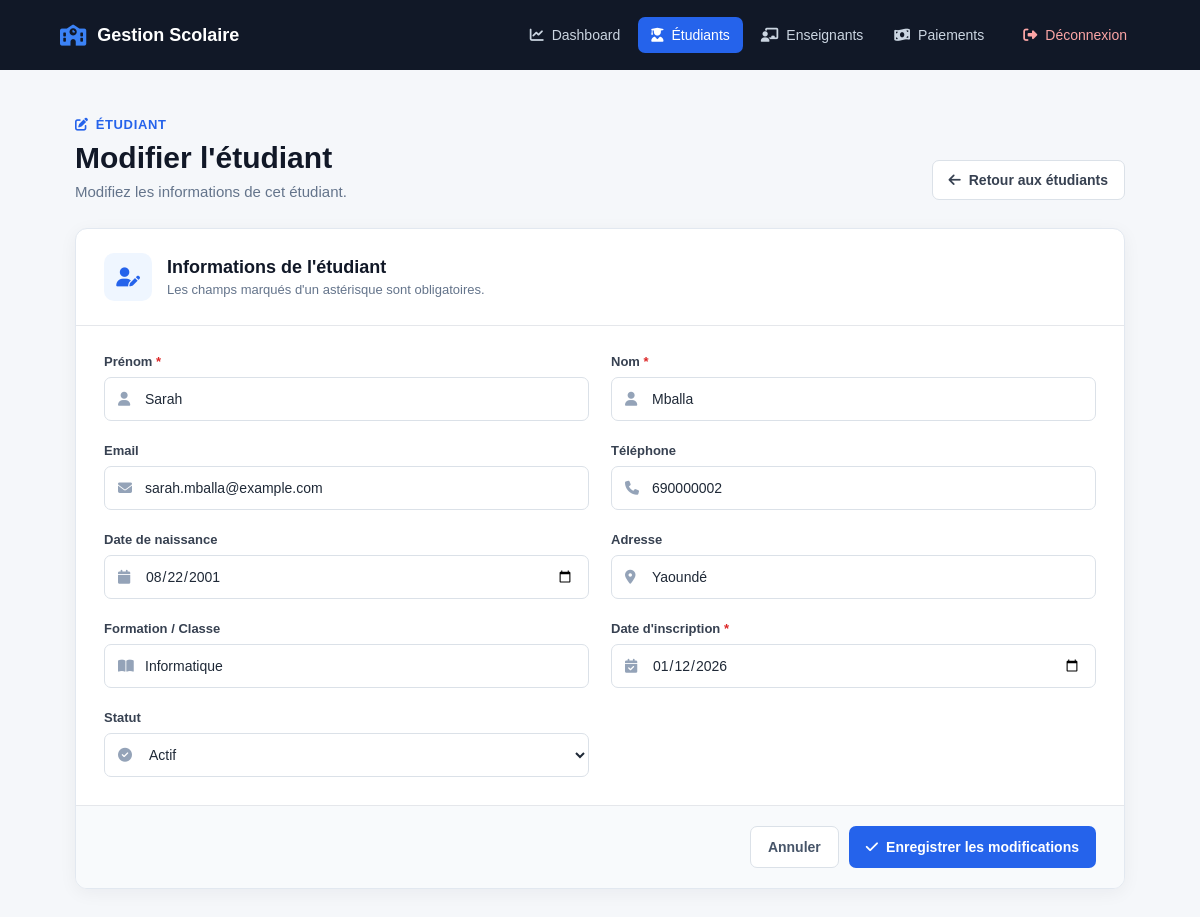
Page /students/edit?id=2 (signed in) on the committed database.
### tables this page shows
CREATE TABLE students (
    id INT UNSIGNED AUTO_INCREMENT PRIMARY KEY,
    first_name VARCHAR(100) NOT NULL,
    last_name VARCHAR(100) NOT NULL,
    email VARCHAR(150) NOT NULL UNIQUE,
    phone VARCHAR(30),
    birth_date DATE,
    address VARCHAR(255),
    formation VARCHAR(150) NOT NULL,
    registration_date DATE NOT NULL,
    status VARCHAR(50) NOT NULL DEFAULT 'active',
    created_at TIMESTAMP DEFAULT CURRENT_TIMESTAMP
);

### controllers/StudentController.php (called while the page is built, shortened)
<?php
require_once __DIR__ . '/../models/Student.php';
class StudentController
{
    private Student $studentModel;
    public function __construct(PDO $pdo)
    {
        $this->studentModel = new Student($pdo);
    }
    public function edit(): void
    {
        $id = (int) ($_GET['id'] ?? 0);
        $student = $this->studentModel->findById($id);
        require_once __DIR__ . '/../views/students/edit.php';
    }
}

### models/Student.php (called while the page is built, shortened)
<?php
class Student
{
    private PDO $pdo;
    public function __construct(PDO $pdo)
    {
        $this->pdo = $pdo;
    }
    public function findById(int $id): ?array
    {
        $stmt = $this->pdo->prepare("
            SELECT *
            FROM students
            WHERE id = :id
        ");
        $stmt->execute([
            'id' => $id
        ]);
        $student = $stmt->fetch(PDO::FETCH_ASSOC);
        return $student ?: null;
    }
}

### views/students/edit.php (the view, shortened to what this page needs)
<!DOCTYPE html>
<html lang="fr">
<head>
    <link rel="stylesheet" href="https://cdnjs.cloudflare.com/ajax/libs/font-awesome/6.7.2/css/all.min.css">
    <link rel="stylesheet" href="/css/student-edit.css">
</head>
<body>
    <header class="topbar">
        <div class="brand">
            <i class="fa-solid fa-school"></i>
            <span>Gestion Scolaire</span>
        </div>
        <nav class="main-nav">
            <a href="/dashboard">
                <i class="fa-solid fa-chart-line"></i>
                Dashboard
            </a>
            <a href="/students" class="active">
                <i class="fa-solid fa-user-graduate"></i>
                Étudiants
            </a>
            <a href="/teachers">
                <i class="fa-solid fa-chalkboard-user"></i>
                Enseignants
            </a>
            <a href="/payments">
                <i class="fa-solid fa-money-bill-wave"></i>
                Paiements
            </a>
            <a href="/logout" class="logout">
                <i class="fa-solid fa-right-from-bracket"></i>
                Déconnexion
            </a>
        </nav>
    </header>
    <main class="page-content">
        <div class="page-header">
            <div>
                <span class="page-label">
                    <i class="fa-solid fa-pen-to-square"></i>
                    Étudiant
                </span>
                <h1>Modifier l'étudiant</h1>
                <p>
                    Modifiez les informations de cet étudiant.
                </p>
            </div>
            <a href="/students" class="back-button">
                <i class="fa-solid fa-arrow-left"></i>
                Retour aux étudiants
            </a>
        </div>
        <form class="form-card" method="POST" action="/students/edit?id=<?= (int) $student['id'] ?>">
            <div class="form-card-header">
                <div class="form-card-icon">
                    <i class="fa-solid fa-user-pen"></i>
                </div>
                <div>
                    <h2>Informations de l'étudiant</h2>
                    <p>Les champs marqués d'un astérisque sont obligatoires.</p>
                </div>
            </div>
            <div class="form-grid">
                <div class="form-group">
                    <label for="first_name">
                        Prénom <span>*</span>
                    </label>
                    <div class="input-wrapper">
                        <input type="text" id="first_name" name="first_name"
                            value="<?= htmlspecialchars($student['first_name']) ?>" required>
                    </div>
                </div>
                <div class="form-group">
                    <label for="last_name">
                        Nom <span>*</span>
                    </label>
                    <div class="input-wrapper">
                        <input type="text" id="last_name" name="last_name"
                            value="<?= htmlspecialchars($student['last_name']) ?>" required>
                    </div>
                </div>
                <div class="form-group">
                    <label for="email">
                        Email
                    </label>
                    <div class="input-wrapper">
                        <input type="email" id="email" name="email"
                            value="<?= htmlspecialchars($student['email'] ?? '') ?>">
                    </div>
                </div>
                <div class="form-group">
                    <label for="phone">
                        Téléphone
                    </label>
                    <div class="input-wrapper">
                        <input type="text" id="phone" name="phone"
                            value="<?= htmlspecialchars($student['phone'] ?? '') ?>">
                    </div>
                </div>
                <div class="form-group">
                    <label for="birth_date">
                        Date de naissance
                    </label>
                    <div class="input-wrapper">
                        <input type="date" id="birth_date" name="birth_date"
                            value="<?= htmlspecialchars($student['birth_date'] ?? '') ?>">
                    </div>
                </div>
                <div class="form-group">
                    <label for="address">
                        Adresse
                    </label>
                    <div class="input-wrapper">
                        <input type="text" id="address" name="address"
                            value="<?= htmlspecialchars($student['address'] ?? '') ?>">
                    </div>
                </div>
                <div class="form-group">
                    <label for="formation">
                        Formation / Classe
                    </label>
                    <div class="input-wrapper">
                        <input type="text" id="formation" name="formation"
                            value="<?= htmlspecialchars($student['formation'] ?? '') ?>">
                    </div>
                </div>
                <div class="form-group">
                    <label for="registration_date">
                        Date d'inscription <span>*</span>
                    </label>
                    <div class="input-wrapper">
                        <input type="date" id="registration_date" name="registration_date"
                            value="<?= htmlspecialchars($student['registration_date']) ?>" required>
                    </div>
                </div>
                <div class="form-group">
                    <label for="status">
                        Statut
                    </label>
                    <div class="input-wrapper">
                        <select id="status" name="status">
                            <option value="active" <?= $student['status'] === 'active' ? 'selected' : '' ?>>
                                Actif
                            </option>
                        </select>
                    </div>
                </div>
            </div>
            <div class="form-footer">
                <a href="/students" class="cancel-button">
                    Annuler
                </a>
                <button type="submit" class="submit-button">
                    <i class="fa-solid fa-check"></i>
                    Enregistrer les modifications
                </button>
            </div>
        </form>
    </main>
</body>
</html>

### public/css/student-edit.css (style rules this page uses)
* { margin: 0; padding: 0; box-sizing: border-box; }
body { font-family: Arial, Helvetica, sans-serif; background: #f5f7fa; color: #1f2937; min-height: 100vh; }
.topbar { background: #111827; min-height: 70px; padding: 0 5%; display: flex; align-items: center; justify-content: space-between; gap: 30px; }
.brand { display: flex; align-items: center; gap: 11px; color: #ffffff; font-size: 18px; font-weight: 700; white-space: nowrap; }
.brand i { color: #3b82f6; font-size: 21px; }
.main-nav { display: flex; align-items: center; gap: 5px; }
.main-nav a { display: flex; align-items: center; gap: 8px; padding: 10px 13px; color: #cbd5e1; text-decoration: none; border-radius: 7px; font-size: 14px; transition: 0.2s ease; }
.main-nav a.active { color: #ffffff; background: #2563eb; }
.main-nav a.logout { margin-left: 8px; color: #fca5a5; }
.page-content { width: min(1050px, 92%); margin: 0 auto; padding: 45px 0 60px; }
.page-header { display: flex; align-items: flex-end; justify-content: space-between; gap: 30px; margin-bottom: 28px; }
.page-label { display: inline-flex; align-items: center; gap: 7px; color: #2563eb; font-size: 13px; font-weight: 700; text-transform: uppercase; letter-spacing: 0.05em; margin-bottom: 9px; }
.page-header h1 { font-size: 30px; color: #111827; margin-bottom: 8px; }
.page-header p { color: #64748b; font-size: 15px; }
.back-button { display: inline-flex; align-items: center; justify-content: center; gap: 8px; padding: 11px 16px; background: #ffffff; color: #374151; border: 1px solid #dbe1e8; border-radius: 7px; text-decoration: none; font-size: 14px; font-weight: 600; white-space: nowrap; transition: 0.2s ease; }
.form-card { background: #ffffff; border: 1px solid #e2e8f0; border-radius: 12px; overflow: hidden; box-shadow: 0 4px 18px rgba(15, 23, 42, 0.05); }
.form-card-header { display: flex; align-items: center; gap: 15px; padding: 24px 28px; border-bottom: 1px solid #e5e7eb; }
.form-card-icon { width: 48px; height: 48px; border-radius: 10px; background: #eff6ff; color: #2563eb; display: flex; align-items: center; justify-content: center; font-size: 19px; flex-shrink: 0; }
.form-card-header h2 { font-size: 18px; color: #111827; margin-bottom: 4px; }
.form-card-header p { color: #64748b; font-size: 13px; }
.form-grid { display: grid; grid-template-columns: repeat(2, 1fr); gap: 22px; padding: 28px; }
.form-group { display: flex; flex-direction: column; gap: 8px; }
.form-group label { color: #374151; font-size: 13px; font-weight: 700; }
.form-group label span { color: #dc2626; }
.input-wrapper { position: relative; }
.input-wrapper input, .input-wrapper select { width: 100%; height: 44px; padding: 0 14px 0 40px; border: 1px solid #dbe1e8; border-radius: 7px; background: #ffffff; color: #1f2937; font-family: inherit; font-size: 14px; outline: none; transition: 0.2s ease; }
.form-footer { display: flex; justify-content: flex-end; align-items: center; gap: 10px; padding: 20px 28px; background: #f8fafc; border-top: 1px solid #e5e7eb; }
.cancel-button, .submit-button { height: 42px; padding: 0 17px; border-radius: 7px; font-family: inherit; font-size: 14px; font-weight: 600; text-decoration: none; display: inline-flex; align-items: center; justify-content: center; gap: 8px; cursor: pointer; transition: 0.2s ease; }
.cancel-button { color: #475569; background: #ffffff; border: 1px solid #dbe1e8; }
.submit-button { border: none; background: #2563eb; color: #ffffff; }

### rows in the picture
students: first_name "Sarah", last_name "Mballa", email "sarah.mballa@example.com", phone "690000002", birth_date "08/22/2001", address "Yaoundé", formation "Informatique", registration_date "01/12/2026", status "Actif"
